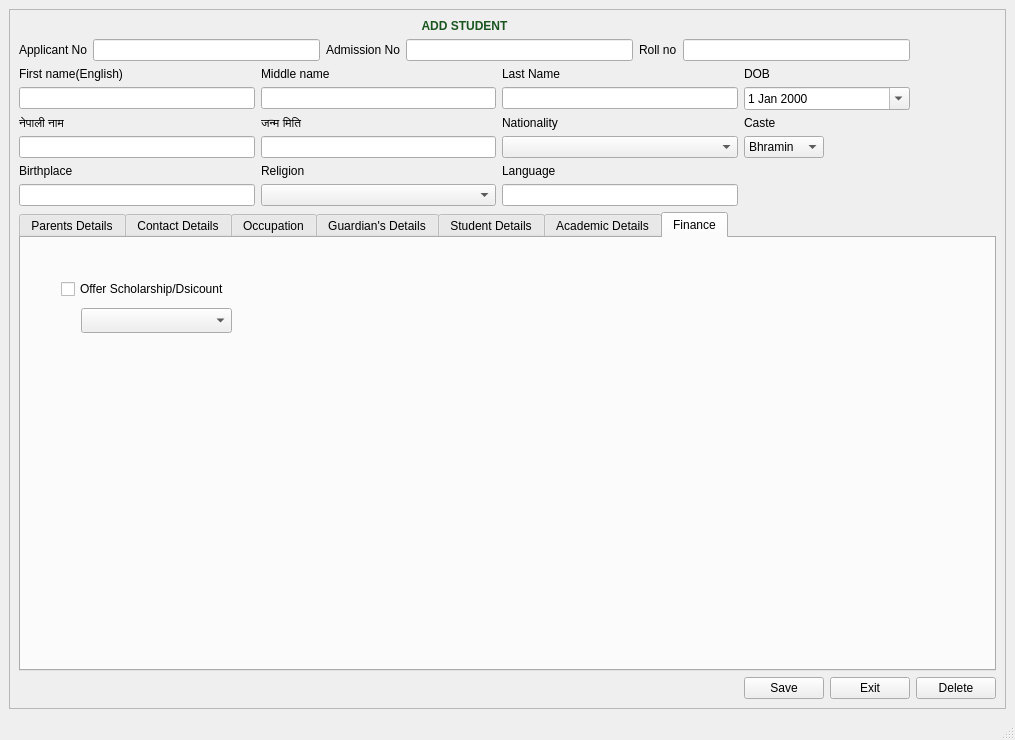
<?xml version="1.0" encoding="UTF-8"?>
<ui version="4.0">
 <class>addtoddlers</class>
 <widget class="QMainWindow" name="addtoddlers">
  <property name="geometry">
   <rect>
    <x>0</x>
    <y>0</y>
    <width>1015</width>
    <height>740</height>
   </rect>
  </property>
  <property name="windowTitle">
   <string>MainWindow</string>
  </property>
  <widget class="QWidget" name="centralwidget">
   <layout class="QGridLayout" name="gridLayout_3">
    <item row="0" column="0">
     <widget class="QFrame" name="frame">
      <property name="frameShape">
       <enum>QFrame::StyledPanel</enum>
      </property>
      <property name="frameShadow">
       <enum>QFrame::Raised</enum>
      </property>
      <layout class="QGridLayout" name="gridLayout">
       <item row="3" column="1">
        <widget class="QLineEdit" name="middlename"/>
       </item>
       <item row="2" column="1">
        <widget class="QLabel" name="label_5">
         <property name="text">
          <string>Middle name</string>
         </property>
        </widget>
       </item>
       <item row="4" column="3">
        <widget class="QLabel" name="label_13">
         <property name="text">
          <string>Caste</string>
         </property>
        </widget>
       </item>
       <item row="2" column="0">
        <widget class="QLabel" name="label_4">
         <property name="text">
          <string>First name(English)</string>
         </property>
        </widget>
       </item>
       <item row="9" column="5">
        <widget class="QPushButton" name="pushButton_4">
         <property name="text">
          <string>Delete</string>
         </property>
        </widget>
       </item>
       <item row="5" column="3">
        <widget class="QComboBox" name="caste">
         <item>
          <property name="text">
           <string>Bhramin</string>
          </property>
         </item>
         <item>
          <property name="text">
           <string>Chettri</string>
          </property>
         </item>
         <item>
          <property name="text">
           <string>Newar</string>
          </property>
         </item>
         <item>
          <property name="text">
           <string>Bahun</string>
          </property>
         </item>
        </widget>
       </item>
       <item row="5" column="0">
        <widget class="QLineEdit" name="nepaliname"/>
       </item>
       <item row="2" column="2">
        <widget class="QLabel" name="label_6">
         <property name="text">
          <string>Last Name</string>
         </property>
        </widget>
       </item>
       <item row="6" column="0">
        <widget class="QLabel" name="label_10">
         <property name="text">
          <string>Birthplace</string>
         </property>
        </widget>
       </item>
       <item row="7" column="0">
        <widget class="QLineEdit" name="txt_birthplace"/>
       </item>
       <item row="3" column="3" colspan="2">
        <widget class="QDateEdit" name="dateEdit">
         <property name="calendarPopup">
          <bool>true</bool>
         </property>
        </widget>
       </item>
       <item row="6" column="2">
        <widget class="QLabel" name="label_14">
         <property name="text">
          <string>Language</string>
         </property>
        </widget>
       </item>
       <item row="4" column="2">
        <widget class="QLabel" name="label_12">
         <property name="text">
          <string>Nationality</string>
         </property>
        </widget>
       </item>
       <item row="7" column="2">
        <widget class="QLineEdit" name="txt_language"/>
       </item>
       <item row="4" column="1">
        <widget class="QLabel" name="label_9">
         <property name="text">
          <string>जन्म मिति</string>
         </property>
        </widget>
       </item>
       <item row="9" column="4">
        <widget class="QPushButton" name="pushButton_3">
         <property name="text">
          <string>Exit</string>
         </property>
        </widget>
       </item>
       <item row="5" column="2">
        <widget class="QComboBox" name="nationality"/>
       </item>
       <item row="4" column="0">
        <widget class="QLabel" name="label_7">
         <property name="text">
          <string>नेपाली नाम</string>
         </property>
        </widget>
       </item>
       <item row="9" column="3">
        <widget class="QPushButton" name="pushButton_2">
         <property name="text">
          <string>Save</string>
         </property>
        </widget>
       </item>
       <item row="6" column="1">
        <widget class="QLabel" name="label_11">
         <property name="text">
          <string>Religion</string>
         </property>
        </widget>
       </item>
       <item row="3" column="2">
        <widget class="QLineEdit" name="lastname"/>
       </item>
       <item row="2" column="3">
        <widget class="QLabel" name="label_8">
         <property name="text">
          <string>DOB</string>
         </property>
        </widget>
       </item>
       <item row="1" column="0" colspan="5">
        <layout class="QHBoxLayout" name="horizontalLayout">
         <item>
          <widget class="QLabel" name="label">
           <property name="text">
            <string>Applicant No</string>
           </property>
          </widget>
         </item>
         <item>
          <widget class="QLineEdit" name="txt_application_no"/>
         </item>
         <item>
          <widget class="QLabel" name="label_2">
           <property name="text">
            <string>Admission No</string>
           </property>
          </widget>
         </item>
         <item>
          <widget class="QLineEdit" name="txt_admission_number"/>
         </item>
         <item>
          <widget class="QLabel" name="label_3">
           <property name="text">
            <string>Roll no</string>
           </property>
          </widget>
         </item>
         <item>
          <widget class="QLineEdit" name="txt_roll_num"/>
         </item>
        </layout>
       </item>
       <item row="5" column="1">
        <widget class="QLineEdit" name="txt_dob_nepali"/>
       </item>
       <item row="7" column="1">
        <widget class="QComboBox" name="relgn"/>
       </item>
       <item row="0" column="0" colspan="5">
        <widget class="QLabel" name="label_42">
         <property name="text">
          <string>&lt;html&gt;&lt;head/&gt;&lt;body&gt;&lt;p align=&quot;center&quot;&gt;&lt;span style=&quot; font-weight:600; color:#1a551f;&quot;&gt;ADD STUDENT&lt;/span&gt;&lt;/p&gt;&lt;/body&gt;&lt;/html&gt;</string>
         </property>
        </widget>
       </item>
       <item row="3" column="0">
        <widget class="QLineEdit" name="firstname"/>
       </item>
       <item row="8" column="0" colspan="6">
        <widget class="QTabWidget" name="tabWidget">
         <property name="currentIndex">
          <number>6</number>
         </property>
         <widget class="QWidget" name="tab_3">
          <attribute name="title">
           <string>Parents Details</string>
          </attribute>
          <widget class="QLabel" name="label_15">
           <property name="geometry">
            <rect>
             <x>9</x>
             <y>34</y>
             <width>88</width>
             <height>17</height>
            </rect>
           </property>
           <property name="text">
            <string>Father Name</string>
           </property>
          </widget>
          <widget class="QLabel" name="label_16">
           <property name="geometry">
            <rect>
             <x>9</x>
             <y>70</y>
             <width>70</width>
             <height>17</height>
            </rect>
           </property>
           <property name="text">
            <string>Birthplace</string>
           </property>
          </widget>
          <widget class="QLabel" name="label_17">
           <property name="geometry">
            <rect>
             <x>9</x>
             <y>100</y>
             <width>41</width>
             <height>17</height>
            </rect>
           </property>
           <property name="text">
            <string>Living</string>
           </property>
          </widget>
          <widget class="QLabel" name="label_18">
           <property name="geometry">
            <rect>
             <x>9</x>
             <y>130</y>
             <width>67</width>
             <height>17</height>
            </rect>
           </property>
           <property name="text">
            <string>Language</string>
           </property>
          </widget>
          <widget class="QLabel" name="label_19">
           <property name="geometry">
            <rect>
             <x>339</x>
             <y>40</y>
             <width>95</width>
             <height>17</height>
            </rect>
           </property>
           <property name="text">
            <string>Mother Name</string>
           </property>
          </widget>
          <widget class="QLineEdit" name="fathername">
           <property name="geometry">
            <rect>
             <x>169</x>
             <y>34</y>
             <width>146</width>
             <height>27</height>
            </rect>
           </property>
          </widget>
          <widget class="QLineEdit" name="birthplace">
           <property name="geometry">
            <rect>
             <x>170</x>
             <y>70</y>
             <width>146</width>
             <height>27</height>
            </rect>
           </property>
          </widget>
          <widget class="QLineEdit" name="language">
           <property name="geometry">
            <rect>
             <x>169</x>
             <y>130</y>
             <width>146</width>
             <height>27</height>
            </rect>
           </property>
          </widget>
          <widget class="QRadioButton" name="father_living_yes">
           <property name="geometry">
            <rect>
             <x>169</x>
             <y>100</y>
             <width>54</width>
             <height>22</height>
            </rect>
           </property>
           <property name="text">
            <string>Yes</string>
           </property>
          </widget>
          <widget class="QRadioButton" name="father_living_no">
           <property name="geometry">
            <rect>
             <x>230</x>
             <y>100</y>
             <width>50</width>
             <height>22</height>
            </rect>
           </property>
           <property name="text">
            <string>No</string>
           </property>
          </widget>
          <widget class="QLineEdit" name="mothername">
           <property name="geometry">
            <rect>
             <x>500</x>
             <y>40</y>
             <width>146</width>
             <height>27</height>
            </rect>
           </property>
          </widget>
          <widget class="QLabel" name="label_20">
           <property name="geometry">
            <rect>
             <x>339</x>
             <y>76</y>
             <width>70</width>
             <height>17</height>
            </rect>
           </property>
           <property name="text">
            <string>Birthplace</string>
           </property>
          </widget>
          <widget class="QLineEdit" name="motherbirthplace">
           <property name="geometry">
            <rect>
             <x>500</x>
             <y>76</y>
             <width>146</width>
             <height>27</height>
            </rect>
           </property>
          </widget>
          <widget class="QRadioButton" name="mother_living_yes">
           <property name="geometry">
            <rect>
             <x>500</x>
             <y>106</y>
             <width>54</width>
             <height>22</height>
            </rect>
           </property>
           <property name="text">
            <string>Yes</string>
           </property>
          </widget>
          <widget class="QRadioButton" name="mother_living_no">
           <property name="geometry">
            <rect>
             <x>560</x>
             <y>106</y>
             <width>50</width>
             <height>22</height>
            </rect>
           </property>
           <property name="text">
            <string>No</string>
           </property>
          </widget>
          <widget class="QLabel" name="label_21">
           <property name="geometry">
            <rect>
             <x>339</x>
             <y>106</y>
             <width>41</width>
             <height>17</height>
            </rect>
           </property>
           <property name="text">
            <string>Living</string>
           </property>
          </widget>
          <widget class="QLineEdit" name="mother_language">
           <property name="geometry">
            <rect>
             <x>500</x>
             <y>136</y>
             <width>146</width>
             <height>27</height>
            </rect>
           </property>
          </widget>
          <widget class="QLabel" name="label_22">
           <property name="geometry">
            <rect>
             <x>339</x>
             <y>136</y>
             <width>67</width>
             <height>17</height>
            </rect>
           </property>
           <property name="text">
            <string>Language</string>
           </property>
          </widget>
          <widget class="QLabel" name="label_23">
           <property name="geometry">
            <rect>
             <x>9</x>
             <y>160</y>
             <width>56</width>
             <height>17</height>
            </rect>
           </property>
           <property name="text">
            <string>Address</string>
           </property>
          </widget>
          <widget class="QLineEdit" name="father_address">
           <property name="geometry">
            <rect>
             <x>169</x>
             <y>160</y>
             <width>146</width>
             <height>27</height>
            </rect>
           </property>
          </widget>
          <widget class="QLabel" name="label_24">
           <property name="geometry">
            <rect>
             <x>339</x>
             <y>166</y>
             <width>56</width>
             <height>17</height>
            </rect>
           </property>
           <property name="text">
            <string>Address</string>
           </property>
          </widget>
          <widget class="QLineEdit" name="mother_address">
           <property name="geometry">
            <rect>
             <x>500</x>
             <y>166</y>
             <width>146</width>
             <height>27</height>
            </rect>
           </property>
           <property name="text">
            <string/>
           </property>
          </widget>
          <widget class="QLineEdit" name="father_local_address">
           <property name="geometry">
            <rect>
             <x>169</x>
             <y>190</y>
             <width>146</width>
             <height>27</height>
            </rect>
           </property>
          </widget>
          <widget class="QLabel" name="label_25">
           <property name="geometry">
            <rect>
             <x>339</x>
             <y>196</y>
             <width>95</width>
             <height>17</height>
            </rect>
           </property>
           <property name="text">
            <string>Local Address</string>
           </property>
          </widget>
          <widget class="QLabel" name="label_26">
           <property name="geometry">
            <rect>
             <x>9</x>
             <y>190</y>
             <width>95</width>
             <height>17</height>
            </rect>
           </property>
           <property name="text">
            <string>Local Address</string>
           </property>
          </widget>
          <widget class="QLineEdit" name="mother_local_add">
           <property name="geometry">
            <rect>
             <x>500</x>
             <y>196</y>
             <width>146</width>
             <height>27</height>
            </rect>
           </property>
           <property name="text">
            <string/>
           </property>
          </widget>
         </widget>
         <widget class="QWidget" name="tab">
          <attribute name="title">
           <string>Contact Details</string>
          </attribute>
          <widget class="QLineEdit" name="homephone">
           <property name="geometry">
            <rect>
             <x>110</x>
             <y>20</y>
             <width>146</width>
             <height>27</height>
            </rect>
           </property>
          </widget>
          <widget class="QLabel" name="label_27">
           <property name="geometry">
            <rect>
             <x>10</x>
             <y>50</y>
             <width>101</width>
             <height>21</height>
            </rect>
           </property>
           <property name="text">
            <string>Home Phone 2</string>
           </property>
          </widget>
          <widget class="QLabel" name="label_28">
           <property name="geometry">
            <rect>
             <x>10</x>
             <y>20</y>
             <width>101</width>
             <height>21</height>
            </rect>
           </property>
           <property name="text">
            <string>Home Phone 1</string>
           </property>
          </widget>
          <widget class="QLineEdit" name="homephone_2">
           <property name="geometry">
            <rect>
             <x>110</x>
             <y>50</y>
             <width>146</width>
             <height>27</height>
            </rect>
           </property>
           <property name="text">
            <string/>
           </property>
          </widget>
          <widget class="QLineEdit" name="father_mobile">
           <property name="geometry">
            <rect>
             <x>110</x>
             <y>80</y>
             <width>146</width>
             <height>27</height>
            </rect>
           </property>
           <property name="text">
            <string>Father</string>
           </property>
          </widget>
          <widget class="QLabel" name="label_29">
           <property name="geometry">
            <rect>
             <x>10</x>
             <y>80</y>
             <width>101</width>
             <height>21</height>
            </rect>
           </property>
           <property name="text">
            <string>Mobile 1</string>
           </property>
          </widget>
          <widget class="QLineEdit" name="mother_mobile">
           <property name="geometry">
            <rect>
             <x>110</x>
             <y>110</y>
             <width>146</width>
             <height>27</height>
            </rect>
           </property>
           <property name="text">
            <string>Mother</string>
           </property>
          </widget>
          <widget class="QLabel" name="label_30">
           <property name="geometry">
            <rect>
             <x>10</x>
             <y>110</y>
             <width>101</width>
             <height>21</height>
            </rect>
           </property>
           <property name="text">
            <string>Mobile 2</string>
           </property>
          </widget>
          <widget class="QLineEdit" name="mother_email">
           <property name="geometry">
            <rect>
             <x>110</x>
             <y>140</y>
             <width>146</width>
             <height>27</height>
            </rect>
           </property>
           <property name="text">
            <string>Mobile</string>
           </property>
          </widget>
          <widget class="QLabel" name="label_31">
           <property name="geometry">
            <rect>
             <x>10</x>
             <y>140</y>
             <width>101</width>
             <height>21</height>
            </rect>
           </property>
           <property name="text">
            <string>Email</string>
           </property>
          </widget>
          <widget class="QLabel" name="label_32">
           <property name="geometry">
            <rect>
             <x>270</x>
             <y>20</y>
             <width>141</width>
             <height>31</height>
            </rect>
           </property>
           <property name="text">
            <string>Emergency Contact</string>
           </property>
          </widget>
          <widget class="QLineEdit" name="emergency_cnt">
           <property name="geometry">
            <rect>
             <x>410</x>
             <y>20</y>
             <width>146</width>
             <height>27</height>
            </rect>
           </property>
           <property name="text">
            <string>Mobile</string>
           </property>
          </widget>
         </widget>
         <widget class="QWidget" name="tab_4">
          <attribute name="title">
           <string>Occupation</string>
          </attribute>
          <widget class="QLabel" name="label_33">
           <property name="geometry">
            <rect>
             <x>10</x>
             <y>10</y>
             <width>151</width>
             <height>31</height>
            </rect>
           </property>
           <property name="text">
            <string>Father's Occupation</string>
           </property>
          </widget>
          <widget class="QLineEdit" name="father_occupation">
           <property name="geometry">
            <rect>
             <x>160</x>
             <y>10</y>
             <width>146</width>
             <height>27</height>
            </rect>
           </property>
           <property name="text">
            <string/>
           </property>
          </widget>
          <widget class="QLineEdit" name="mother_occupation">
           <property name="geometry">
            <rect>
             <x>160</x>
             <y>40</y>
             <width>146</width>
             <height>27</height>
            </rect>
           </property>
           <property name="text">
            <string/>
           </property>
          </widget>
          <widget class="QLabel" name="label_34">
           <property name="geometry">
            <rect>
             <x>10</x>
             <y>40</y>
             <width>151</width>
             <height>31</height>
            </rect>
           </property>
           <property name="text">
            <string>Mother's Occupation</string>
           </property>
          </widget>
         </widget>
         <widget class="QWidget" name="tab_2">
          <attribute name="title">
           <string>Guardian's Details</string>
          </attribute>
          <widget class="QLabel" name="label_35">
           <property name="geometry">
            <rect>
             <x>20</x>
             <y>10</y>
             <width>121</width>
             <height>31</height>
            </rect>
           </property>
           <property name="text">
            <string>Guardian Name</string>
           </property>
          </widget>
          <widget class="QLineEdit" name="guardianname">
           <property name="geometry">
            <rect>
             <x>140</x>
             <y>10</y>
             <width>146</width>
             <height>27</height>
            </rect>
           </property>
           <property name="text">
            <string/>
           </property>
          </widget>
          <widget class="QLineEdit" name="relation">
           <property name="geometry">
            <rect>
             <x>140</x>
             <y>40</y>
             <width>146</width>
             <height>27</height>
            </rect>
           </property>
           <property name="text">
            <string/>
           </property>
          </widget>
          <widget class="QLabel" name="label_36">
           <property name="geometry">
            <rect>
             <x>20</x>
             <y>40</y>
             <width>121</width>
             <height>31</height>
            </rect>
           </property>
           <property name="text">
            <string>Relation</string>
           </property>
          </widget>
          <widget class="QLabel" name="label_37">
           <property name="geometry">
            <rect>
             <x>20</x>
             <y>70</y>
             <width>121</width>
             <height>31</height>
            </rect>
           </property>
           <property name="text">
            <string>Address</string>
           </property>
          </widget>
          <widget class="QLineEdit" name="guardian_add">
           <property name="geometry">
            <rect>
             <x>140</x>
             <y>70</y>
             <width>146</width>
             <height>27</height>
            </rect>
           </property>
           <property name="text">
            <string/>
           </property>
          </widget>
          <widget class="QLabel" name="label_38">
           <property name="geometry">
            <rect>
             <x>20</x>
             <y>100</y>
             <width>121</width>
             <height>31</height>
            </rect>
           </property>
           <property name="text">
            <string>Contact</string>
           </property>
          </widget>
          <widget class="QLineEdit" name="guardian_cnt">
           <property name="geometry">
            <rect>
             <x>140</x>
             <y>100</y>
             <width>146</width>
             <height>27</height>
            </rect>
           </property>
           <property name="text">
            <string/>
           </property>
          </widget>
          <widget class="QLabel" name="label_39">
           <property name="geometry">
            <rect>
             <x>20</x>
             <y>130</y>
             <width>121</width>
             <height>31</height>
            </rect>
           </property>
           <property name="text">
            <string>Occupation</string>
           </property>
          </widget>
          <widget class="QLineEdit" name="guardian_occupation">
           <property name="geometry">
            <rect>
             <x>140</x>
             <y>130</y>
             <width>146</width>
             <height>27</height>
            </rect>
           </property>
           <property name="text">
            <string/>
           </property>
          </widget>
         </widget>
         <widget class="QWidget" name="tab_5">
          <attribute name="title">
           <string>Student Details</string>
          </attribute>
          <widget class="QWidget" name="layoutWidget">
           <property name="geometry">
            <rect>
             <x>10</x>
             <y>10</y>
             <width>761</width>
             <height>261</height>
            </rect>
           </property>
           <layout class="QVBoxLayout" name="verticalLayout">
            <item>
             <widget class="QLabel" name="label_40">
              <property name="text">
               <string>Give details of any physical disability or previous illness</string>
              </property>
             </widget>
            </item>
            <item>
             <widget class="QPlainTextEdit" name="details"/>
            </item>
           </layout>
          </widget>
         </widget>
         <widget class="QWidget" name="tab_7">
          <attribute name="title">
           <string>Academic Details</string>
          </attribute>
          <widget class="QLabel" name="label_41">
           <property name="geometry">
            <rect>
             <x>30</x>
             <y>10</y>
             <width>101</width>
             <height>31</height>
            </rect>
           </property>
           <property name="text">
            <string>Assigned Class</string>
           </property>
          </widget>
          <widget class="QComboBox" name="assignedclass">
           <property name="geometry">
            <rect>
             <x>130</x>
             <y>10</y>
             <width>301</width>
             <height>31</height>
            </rect>
           </property>
          </widget>
         </widget>
         <widget class="QWidget" name="tab_6">
          <attribute name="title">
           <string>Finance</string>
          </attribute>
          <widget class="QComboBox" name="comboBox">
           <property name="geometry">
            <rect>
             <x>60</x>
             <y>70</y>
             <width>151</width>
             <height>25</height>
            </rect>
           </property>
          </widget>
          <widget class="QCheckBox" name="checkBox">
           <property name="geometry">
            <rect>
             <x>40</x>
             <y>40</y>
             <width>221</width>
             <height>22</height>
            </rect>
           </property>
           <property name="text">
            <string>Offer Scholarship/Dsicount</string>
           </property>
          </widget>
         </widget>
        </widget>
       </item>
      </layout>
     </widget>
    </item>
   </layout>
  </widget>
  <widget class="QMenuBar" name="menubar">
   <property name="geometry">
    <rect>
     <x>0</x>
     <y>0</y>
     <width>1015</width>
     <height>23</height>
    </rect>
   </property>
  </widget>
  <widget class="QStatusBar" name="statusbar"/>
 </widget>
 <tabstops>
  <tabstop>txt_admission_number</tabstop>
  <tabstop>txt_roll_num</tabstop>
  <tabstop>firstname</tabstop>
  <tabstop>middlename</tabstop>
  <tabstop>lastname</tabstop>
  <tabstop>dateEdit</tabstop>
  <tabstop>nepaliname</tabstop>
  <tabstop>txt_dob_nepali</tabstop>
  <tabstop>nationality</tabstop>
  <tabstop>caste</tabstop>
  <tabstop>txt_birthplace</tabstop>
  <tabstop>relgn</tabstop>
  <tabstop>txt_language</tabstop>
  <tabstop>tabWidget</tabstop>
  <tabstop>fathername</tabstop>
  <tabstop>birthplace</tabstop>
  <tabstop>father_living_yes</tabstop>
  <tabstop>language</tabstop>
  <tabstop>father_address</tabstop>
  <tabstop>father_local_address</tabstop>
  <tabstop>father_living_no</tabstop>
  <tabstop>mothername</tabstop>
  <tabstop>motherbirthplace</tabstop>
  <tabstop>mother_living_yes</tabstop>
  <tabstop>mother_living_no</tabstop>
  <tabstop>mother_language</tabstop>
  <tabstop>mother_address</tabstop>
  <tabstop>mother_local_add</tabstop>
  <tabstop>homephone</tabstop>
  <tabstop>homephone_2</tabstop>
  <tabstop>father_mobile</tabstop>
  <tabstop>mother_mobile</tabstop>
  <tabstop>mother_email</tabstop>
  <tabstop>emergency_cnt</tabstop>
  <tabstop>father_occupation</tabstop>
  <tabstop>mother_occupation</tabstop>
  <tabstop>guardianname</tabstop>
  <tabstop>relation</tabstop>
  <tabstop>guardian_add</tabstop>
  <tabstop>guardian_cnt</tabstop>
  <tabstop>guardian_occupation</tabstop>
  <tabstop>details</tabstop>
  <tabstop>assignedclass</tabstop>
  <tabstop>txt_application_no</tabstop>
  <tabstop>pushButton_3</tabstop>
  <tabstop>pushButton_2</tabstop>
  <tabstop>pushButton_4</tabstop>
 </tabstops>
 <resources/>
 <connections/>
</ui>
